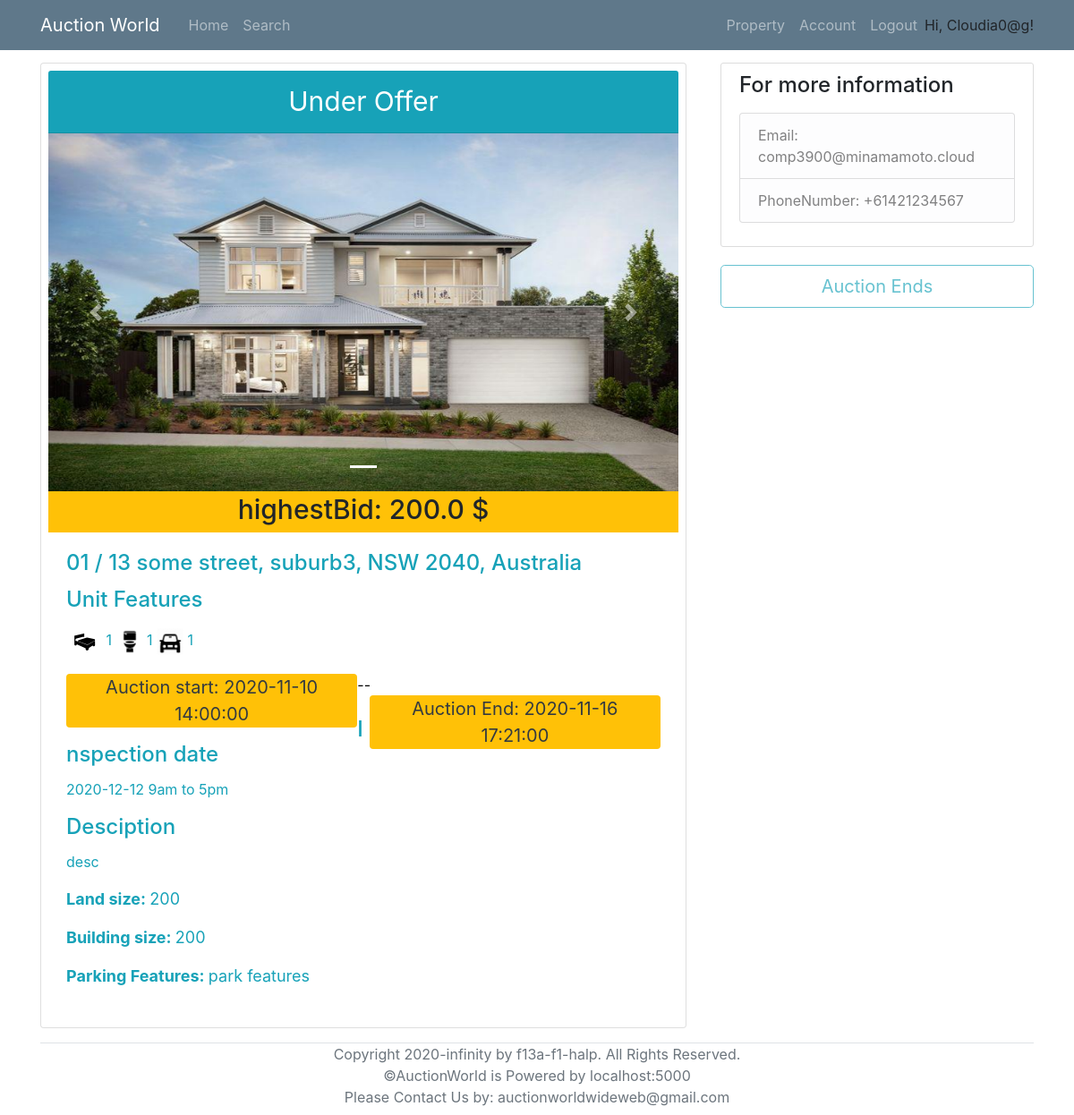
The page /viewProperty/3 (signed in) on the database as committed earlier.
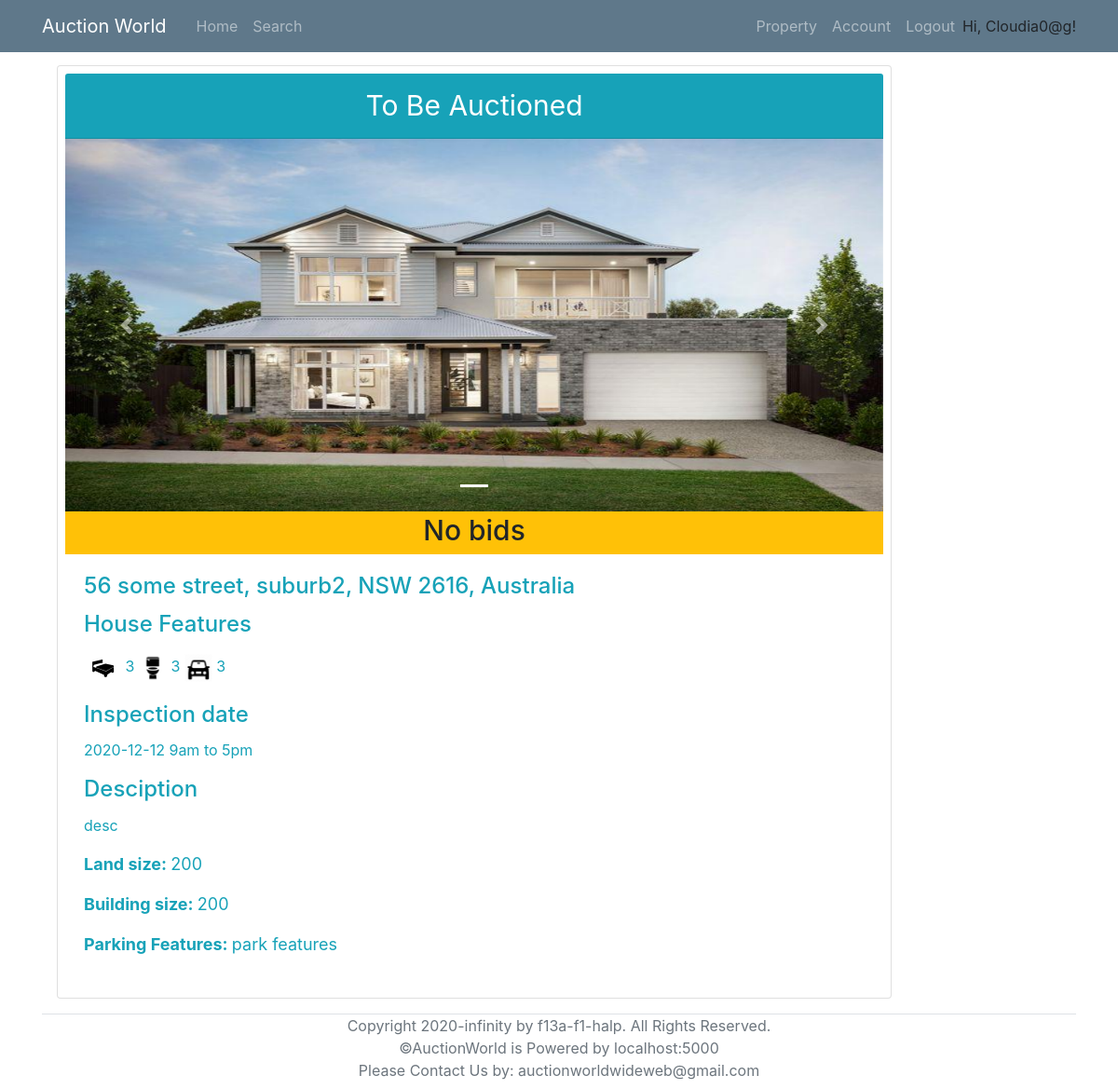
The same page on the database as committed later.
### models.py (models this page shows, shortened)
class Bid(db.Model):
    __tablename__ = 'Bid'
    id = db.Column(db.Integer, primary_key=True)
    BidderID = db.Column(db.Integer, db.ForeignKey('User.id'), nullable=False)
    AuctionID = db.Column(db.Integer, db.ForeignKey('AuctionDetails.id'), nullable=False)
    Amount = db.Column(db.Float, nullable=False)

class Property(db.Model):
    __tablename__ = 'Property'
    id = db.Column(db.Integer, primary_key = True)
    property_type = db.Column(db.String)
    add_unit = db.Column(db.String(100))
    add_num = db.Column(db.String(100))
    add_name = db.Column(db.String(100))
    add_suburb = db.Column(db.String(100))
    add_state = db.Column(db.String(3))
    add_pc = db.Column(db.String(4))
    num_bedrooms = db.Column(db.Integer)
    num_parking = db.Column(db.Integer)
    num_bathrooms = db.Column(db.Integer)
    parking_features = db.Column(db.String)
    building_size = db.Column(db.Integer)
    land_size = db.Column(db.Integer)
    inspection_date = db.Column(db.DateTime)
    description = db.Column(db.String(2000))
    year_built = db.Column(db.Integer)
    status = db.Column(db.String)
    seller = db.Column(db.Integer, db.ForeignKey('User.id'))
    auctionId = db.relationship('AuctionDetails', backref='Property', uselist=False)
    photo_collection = db.relationship('Photos', backref='Property', lazy='dynamic')
    registeredBidders = db.relationship('User',secondary=lambda: RegisteredAssociation.__table__, backref="RegisteredProperties")

class AuctionDetails(db.Model):
    __tablename__ = 'AuctionDetails'
    id = db.Column(db.Integer, primary_key=True)
    AuctionStart = db.Column(db.DateTime, nullable=False)
    AuctionEnd = db.Column(db.DateTime, nullable=False)
    ReservePrice = db.Column(db.Float, nullable=False)
    MinBiddingGap = db.Column(db.Float, nullable=False)
    PropertyID = db.Column(db.String, db.ForeignKey('Property.id'), unique=True, nullable=False)
    SellerID = db.Column(db.Integer, db.ForeignKey('User.id'), nullable=False)

### routes.py (the view)
@app.route('/viewProperty/<property_id>', methods=['POST','GET'])
def viewProperty(property_id):
    property_info = Property.query.filter_by(id=property_id).first_or_404()
    seller = User.query.get(property_info.seller)
    auction = AuctionDetails.query.filter_by(PropertyID = property_id).first()
    if auction:
        highestBid = Bid.query.filter_by(AuctionID = auction.id).order_by(desc(Bid.Amount)).first()
        registered = RegisteredAssociation.query.filter_by(PropertyID = property_id, RegisteredBidderID=current_user.id).first()
        if datetime.now() >= auction.AuctionEnd:
            end=True
        else:
            end=False
        if datetime.now() < auction.AuctionStart or datetime.now()>auction.AuctionEnd:
            remainingTime = None
        else:
            remainingTime = humanfriendly.format_timespan(auction.AuctionEnd - datetime.now())
    else:
        highestBid = None
        registered = None
        remainingTime = None
        end=False
    return render_template('viewProperty.html', title='View Property', property=property_info, seller= seller, auction=auction, highestBid=highestBid, registered=registered, remainingTime=remainingTime, end=end)

### models.py (called while the page is built)
@login_manager.user_loader
def load_user(id):
    return User.query.get(id)

### templates/viewProperty.html (shortened to what the changed rows need)
{% extends "base.html" %}
{% block content %}
<div class="row">
    {% if current_user.id != seller.id %}
        <div class="col-md-8">
            <div class="card p-2 col-md-3.8 mr-2 mb-3">
    {% else %}
        <div class="col-md-10">
            <div class="card p-2 col-md-3.8 ml-3 mr-2 mb-3">
    {% endif %}
                    <div class="card-header text-center bg-info text-white" style="font-size: 30px;">
                        {% if property.status == "auction" %}
                            To Be Auctioned
                        {% elif property.status == "sold" %}
                            Sold
                        {% elif property.status == "Under Offer" %}
                            Under Offer
                        {% endif %}
                    </div>
                    {% if property.photo_collection.count() == 0 %}
						<img class="card-img-top" src="/static/propertyImage/Sample.jpg" alt="Card image cap" >
                    {% else %}
                    <div id="carouselExampleIndicators" class="carousel slide" data-ride="carousel">
                        <ol class="carousel-indicators">
                        </ol>
                        <div class="carousel-inner">
                        </div>
                        <a class="carousel-control-prev" href="#carouselExampleIndicators" role="button" data-slide="prev">
                        </a>
                        <a class="carousel-control-next" href="#carouselExampleIndicators" role="button" data-slide="next">
                        </a>
                    </div>
                    {% endif %}
                    <h6 class="card-subtitle pt-2 pb-2 text-center bg-warning" style="font-size: 30px;" >
                        {% if highestBid:%}
                            highestBid: {{highestBid.Amount}} $
                        {% else %}
                            No bids
                        {% endif%}
                    </h6>
                    <div class="card-body text-info">
                        <h4 class="card-title">
                            {% if property.add_unit %}
                                {{property.add_unit}} /
                            {% endif %}
                            {{property.add_num}} {{property.add_name}}, {{property.add_suburb}}, {{property.add_state}} {{property.add_pc}}, Australia
                        </h4>
                        <h4 class="card-title">{{property.property_type}} Features </h4>
                        <p class="card-text">
							<span><img src="/static/icons/bedicon.png" alt="Card image cap" style="width:40px; height: 40px;"> {{property.num_bedrooms}}</span>
							<span><img src="/static/icons/restroom.png" alt="Card image cap" style="width:30px; height: 30px;"> {{property.num_bathrooms}}</span>
                            <span><img src="/static/icons/car.png" alt="Card image cap" style="width:30px; height: 30px;"> {{property.num_parking}}</span> <br>
                        </p>
                        {% if auction.AuctionStart and auction.AuctionEnd %}
                            <p class="text-dark bg-warning rounded pl-2 pr-2 mb-0 text-center" style="width: 49%; float: left; font-size: 20px;"> Auction start: {{auction.AuctionStart}} </p>
                            <p style="float: left; color: black;" class="mb-0">--</p>
                            <p class="text-dark bg-warning rounded pl-2 pr-2 mb-0 text-center" style="width: 49%; float: right; font-size: 20px;"> Auction End: {{auction.AuctionEnd}} </p> <br><br>
                        {% endif %}
                        <h4 class="card-title">Inspection date</h4>
                        {% if property.inspection_date %}
                            <p class="card-text">{{property.inspection_date.year}}-{{property.inspection_date.month}}-{{property.inspection_date.day}} 9am to 5pm</p>
                        {% else %}
                            <p class="card-text">The inspection date has not been setted up yet, please wait or you can contact us to make a schedule for you to visit.</p>
                        {% endif %}
                        <h4 class="card-title"> Desciption </h4>
                        <p class="card-text">{{property.description}}</p>
                        <p style="font-size: 18px;"> <strong>Land size: </strong>  {{property.land_size}}</p>
                        <p style="font-size: 18px;"> <strong>Building size: </strong>  {{property.building_size}}</p>
                        <p style="font-size: 18px;"> <strong>Parking Features: </strong>  {{property.parking_features}}</p>
                    </div>
                </div>
    </div>
    {% if current_user.id != seller.id %}
        <div class="col-md-4">
            <div class="content-section">
                <h4>For more information</h4>
                <p class='text-muted'>
                <ul class="list-group">
                    <li class="list-group-item list-group-item-light">Email: comp3900@minamamoto.cloud</li>
                    <li class="list-group-item list-group-item-light">PhoneNumber: +61421234567</li>
                </ul>
                </p>
            </div>
            {% if auction %}
                {% if property.status=='sold' or property.status=='Under Offer' or end %}
                <a href="{{ url_for( 'viewAuction', AuctionID_= auction.id ) }}" >
                    <button class ="btn btn-outline-info btn-lg" style="width: 100%;" type="submit" disabled>Auction Ends</button>
                </a>
                {% elif registered %}
                <a href="{{ url_for( 'viewAuction', AuctionID_= auction.id ) }}" >
                    <button class ="btn btn-outline-info btn-lg" style="width: 100%;" type="submit" >Place a Bid</button>
                </a>
                {% else %}
                <a href="{{ url_for( 'viewAuction', AuctionID_= auction.id ) }}" >
                    <button class ="btn btn-outline-info btn-lg" style="width: 100%;" type="submit" > Join in as a bidder</button>
                </a>
                {% endif %}
            {% else %}
                <p class="badge badge-pill badge-info" style="font-size: 18px;">No auction setted up yet, please wait.</p>
                <a href="{{ url_for( 'viewAuction', AuctionID_= auction.id ) }}" >
                    <button class ="btn btn-outline-info btn-lg" style="width: 100%;" type="submit" disabled> Join in as a bidder</button>
                </a>
            {% endif %}
        </div>
    {% endif %}
</div>
{% endblock %}

Rows that differ between the two databases and show on the page:
removed Bid: Amount "200.0"
no longer on this page (row edited): AuctionDetails: AuctionStart "2020-11-10 14:00:00", AuctionEnd "2020-11-16 17:21:00"
changed Property "some street": add_num "13" → "56"; add_suburb "suburb3" → "suburb2"; add_pc "2040" → "2616"; property_type "Unit" → "House"; num_bedrooms "1" → "3"; num_bathrooms "1" → "3"; num_parking "1" → "3"; add_unit "01" → (not shown); status "Under Offer" → "auction" (drawn)
Other text that changed with them:
text no longer shown: "Under Offer highestBid: $ / Auction start: -- Auction End: For more information Email: comp3900@minamamoto.cloud PhoneNumber: +61421234567 Auction Ends"
text now shown: "To Be Auctioned No bids"
